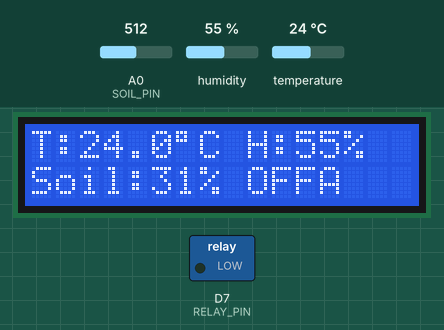
Recording of a sketch running on a simulated ESP8266 (NodeMCU). Shown: 16×2 character LCD, switched loads named in the sketch (green lamp = pin HIGH). The inputs (shaded band) are chosen by the test bench; at power-on: A0 (SOIL_PIN) = 512, humidity 55 %, temperature 24 °C. WiFi joins after 1.5 s; servers stay silent unless stated.

Above: at 4.6 s.
4.7 s: A0 (SOIL_PIN) set to 794
At 11.6 s:
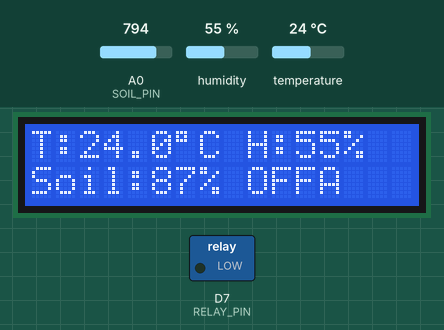
11.9 s: A0 (SOIL_PIN) set to 820
At 18.2 s:
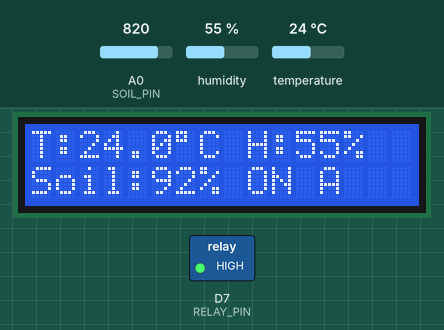
18.9 s: humidity set to 22 %
At 24.8 s:
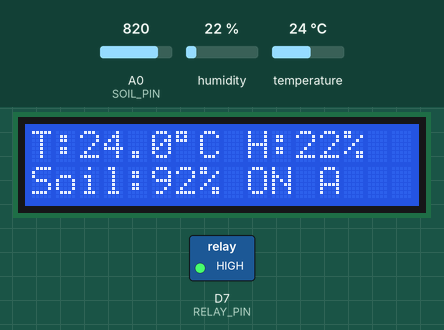
25.9 s: temperature set to 12 °C
At 32.5 s:
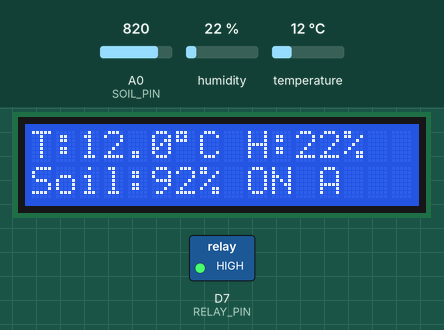
32.9 s: humidity set to 40 %
At 39.1 s:
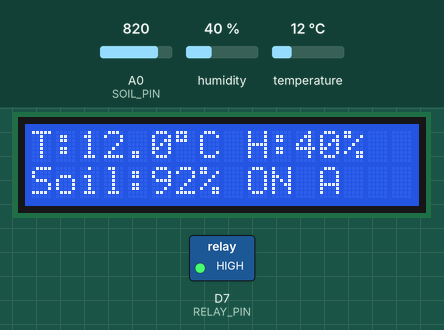
39.9 s: A0 (SOIL_PIN) set to 900
At 46.8 s:
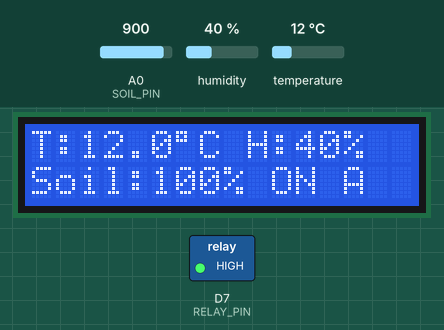
Timing chart, 0 to 47.9 s (numbered marks = the images above; inputs shaded):
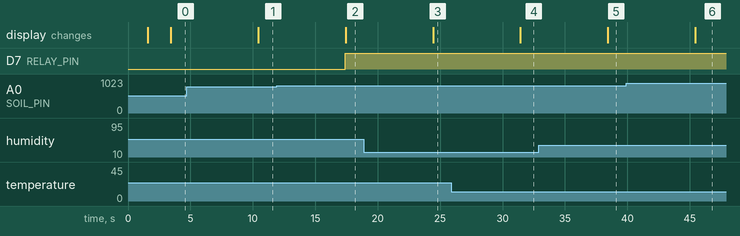

Measured:
- the behaviour switches between 808 and 809 on A0 (SOIL_PIN) (found by bisection; images 1 and 2)
- after the input at 4.7 s, the display: changes after 5.7 s (image 1)
- after the input at 11.9 s, D7 (RELAY_PIN): LOW → HIGH after 5.5 s; the display: changes after 5.5 s (image 2)
- after the input at 18.9 s, the display: changes after 5.5 s (image 3)
- after the input at 25.9 s, the display: changes after 5.5 s (image 4)
- after the input at 32.9 s, the display: changes after 5.5 s (image 5)
- after the input at 39.9 s, the display: changes after 5.5 s (image 6)

The sketch:

main.ino
```cpp
// SMART IRRIGATION SYSTEM (Auto + Manual)
// Author: Abhishek Madiwal
// NodeMCU + DHT11 + Soil Moisture + Relay + LCD + Blynk IoT
// Relay Logic: HIGH = Motor ON, LOW = Motor OFF

#define BLYNK_TEMPLATE_ID "TMPL3_vvWM5He"
#define BLYNK_TEMPLATE_NAME "Irrigation"
#define BLYNK_AUTH_TOKEN "y0F8SplU5mxDDHvWM9Xf6eXclyuYnfAQ"

#include <ESP8266WiFi.h>
#include <BlynkSimpleEsp8266.h>
#include <Wire.h>
#include <LiquidCrystal_I2C.h>
#include "DHT.h"

// WiFi credentials
char ssid[] = "Smart Bin";
char pass[] = "7899262658";
char auth[] = BLYNK_AUTH_TOKEN;

// ---------------- PIN CONFIG ----------------
#define DHTPIN     D4
#define DHTTYPE    DHT11
#define RELAY_PIN  D7
#define SOIL_PIN   A0

LiquidCrystal_I2C lcd(0x27, 16, 2);
DHT dht(DHTPIN, DHTTYPE);
BlynkTimer timer;

// ---------------- CONSTANTS ----------------
const float SOIL_WET_THRESHOLD = 90.0;

// ---------------- STATES ----------------
bool pumpState = false;
bool autoMode = true;
bool manualPumpRequest = false;

// ---------------- BLYNK PINS ----------------
#define VP_SOIL        V0
#define VP_TEMP        V1
#define VP_HUM         V2    // ✅ Humidity Gauge
#define VP_MANUAL     V10
#define VP_AUTO        V4
#define VP_PUMP_STATUS V5

// ---------------- FUNCTIONS ----------------
float readSoilPercent() {
  int raw = analogRead(SOIL_PIN);
  int dry = 350;
  int wet = 860;

  raw = constrain(raw, dry, wet);
  float percent = (float)(raw - dry) / (wet - dry) * 100.0;
  return constrain(percent, 0.0, 100.0);
}

void controlPump(float soil) {
  if (autoMode) {
    pumpState = (soil >= SOIL_WET_THRESHOLD);
  } else {
    pumpState = manualPumpRequest;
  }

  digitalWrite(RELAY_PIN, pumpState ? HIGH : LOW);
  Blynk.virtualWrite(VP_PUMP_STATUS, pumpState ? 255 : 0);
}

// ---------------- BLYNK HANDLERS ----------------
BLYNK_WRITE(VP_MANUAL) {
  if (autoMode) {
    Blynk.virtualWrite(VP_MANUAL, 0);
    return;
  }
  manualPumpRequest = param.asInt();
  controlPump(readSoilPercent());
}

BLYNK_WRITE(VP_AUTO) {
  autoMode = param.asInt();
  if (autoMode) {
    manualPumpRequest = false;
    Blynk.virtualWrite(VP_MANUAL, 0);
  }
  controlPump(readSoilPercent());
}

// ---------------- SENSOR UPDATE ----------------
void updateSensors() {
  float soil = readSoilPercent();
  float temp = dht.readTemperature();
  float hum  = dht.readHumidity();

  controlPump(soil);

  // -------- LCD DISPLAY --------
  lcd.clear();
  lcd.setCursor(0, 0);
  if (!isnan(temp) && !isnan(hum)) {
    lcd.print("T:");
    lcd.print(temp, 1);
    lcd.print((char)223);
    lcd.print("C ");
    lcd.print("H:");
    lcd.print((int)hum);
    lcd.print("%");
  } else {
    lcd.print("DHT Error");
  }

  lcd.setCursor(0, 1);
  lcd.print("Soil:");
  lcd.print((int)soil);
  lcd.print("% ");
  lcd.print(pumpState ? "ON " : "OFF");
  lcd.print(autoMode ? "A" : "M");

  // -------- BLYNK UPDATE --------
  Blynk.virtualWrite(VP_SOIL, (int)soil);
  Blynk.virtualWrite(VP_TEMP, temp);
  Blynk.virtualWrite(VP_HUM, hum);          // ✅ Humidity Gauge
  Blynk.virtualWrite(VP_PUMP_STATUS, pumpState ? 255 : 0);
}

// ---------------- SETUP ----------------
void setup() {
  Serial.begin(115200);

  pinMode(RELAY_PIN, OUTPUT);
  digitalWrite(RELAY_PIN, LOW);

  lcd.init();
  lcd.backlight();
  lcd.print("Smart Irrigation");
  delay(1500);
  lcd.clear();

  dht.begin();
  Blynk.begin(auth, ssid, pass);

  timer.setInterval(7000L, updateSensors);
  updateSensors();
}

// ---------------- LOOP ----------------
void loop() {
  Blynk.run();
  timer.run();
}
```
